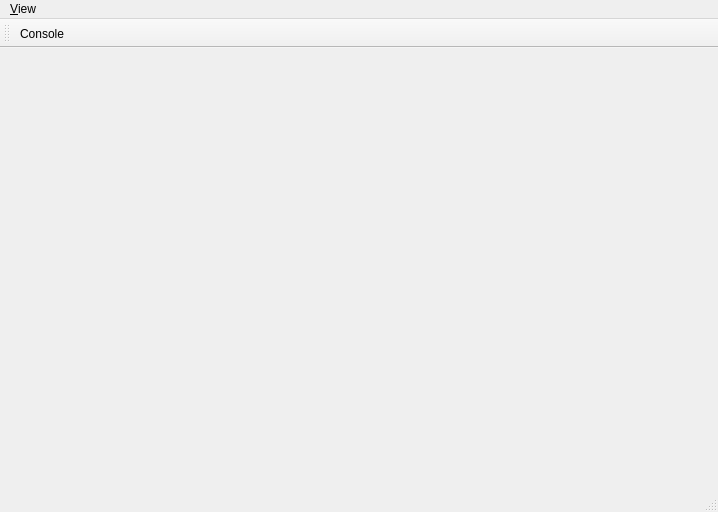
<?xml version="1.0" encoding="UTF-8"?>
<ui version="4.0">
 <class>MainWindow</class>
 <widget class="QMainWindow" name="MainWindow">
  <property name="geometry">
   <rect>
    <x>0</x>
    <y>0</y>
    <width>718</width>
    <height>512</height>
   </rect>
  </property>
  <property name="windowTitle">
   <string>MainWindow</string>
  </property>
  <property name="windowIcon">
   <iconset resource="xeda.qrc">
    <normaloff>:/base/xeda.ico</normaloff>:/base/xeda.ico</iconset>
  </property>
  <widget class="QWidget" name="centralwidget">
   <layout class="QHBoxLayout" name="horizontalLayout">
    <item>
     <widget class="XedaViewer" name="view_pcb" native="true">
      <property name="sizePolicy">
       <sizepolicy hsizetype="Expanding" vsizetype="Expanding">
        <horstretch>0</horstretch>
        <verstretch>0</verstretch>
       </sizepolicy>
      </property>
     </widget>
    </item>
    <item>
     <widget class="XedaViewer" name="view_sch" native="true">
      <property name="sizePolicy">
       <sizepolicy hsizetype="Expanding" vsizetype="Expanding">
        <horstretch>0</horstretch>
        <verstretch>0</verstretch>
       </sizepolicy>
      </property>
     </widget>
    </item>
   </layout>
  </widget>
  <widget class="QMenuBar" name="menuBar">
   <property name="geometry">
    <rect>
     <x>0</x>
     <y>0</y>
     <width>718</width>
     <height>21</height>
    </rect>
   </property>
   <widget class="QMenu" name="menu_View">
    <property name="title">
     <string>&amp;View</string>
    </property>
    <widget class="QMenu" name="menu_Tools">
     <property name="title">
      <string>&amp;Tools</string>
     </property>
     <addaction name="action_Console"/>
    </widget>
    <addaction name="menu_Tools"/>
   </widget>
   <addaction name="menu_View"/>
  </widget>
  <widget class="QToolBar" name="tool_views">
   <property name="windowTitle">
    <string>toolBar</string>
   </property>
   <attribute name="toolBarArea">
    <enum>TopToolBarArea</enum>
   </attribute>
   <attribute name="toolBarBreak">
    <bool>false</bool>
   </attribute>
   <addaction name="action_Console"/>
  </widget>
  <widget class="QStatusBar" name="status"/>
  <action name="action_Console">
   <property name="icon">
    <iconset resource="xeda.qrc">
     <normaloff>:/via/via.png</normaloff>:/via/via.png</iconset>
   </property>
   <property name="text">
    <string>&amp;Console</string>
   </property>
   <property name="toolTip">
    <string>Open Console</string>
   </property>
  </action>
 </widget>
 <customwidgets>
  <customwidget>
   <class>XedaViewer</class>
   <extends>QWidget</extends>
   <header>xedaviewer</header>
   <container>1</container>
  </customwidget>
 </customwidgets>
 <resources>
  <include location="xeda.qrc"/>
 </resources>
 <connections/>
</ui>
